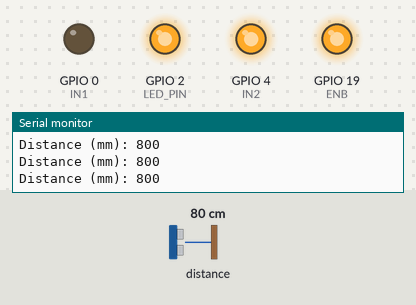
Bench run of a sketch on a simulated ESP32. On the bench: output pins drawn as LEDs (lit = HIGH), the last lines printed to the serial monitor. Inputs (shaded band) come from the test bench; at power-on: distance to the obstacle 80 cm.

Above: at 1.2 s.
1.3 s: distance to the obstacle set to 2 cm
At 2.5 s:
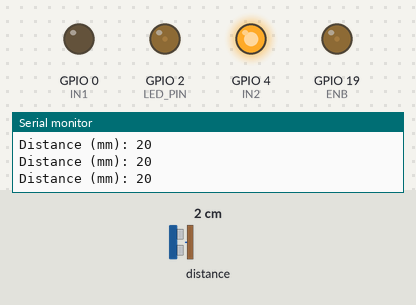
2.8 s: distance to the obstacle set to 9 cm
At 3.7 s:
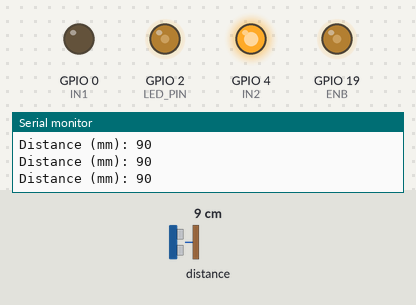
4.3 s: distance to the obstacle set to 18 cm
At 4.9 s:
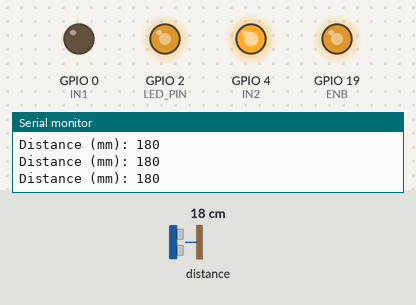
5.9 s: distance to the obstacle set to 35 cm
At 7.3 s:
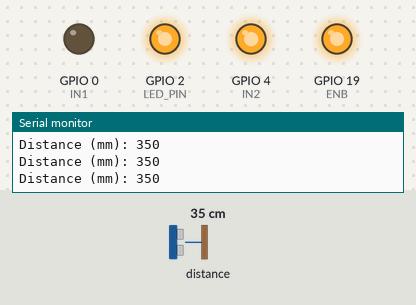
Timing chart, 0 to 8.5 s (numbered marks = the images above; inputs shaded):
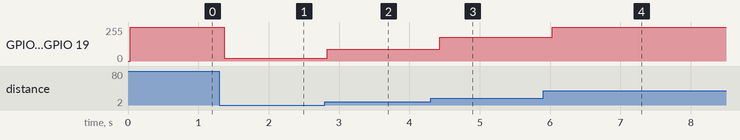

Measured:
- after the input at 1.3 s, GPIO 2 (LED_PIN), GPIO 19 (ENB): 254/255 → 20/255 after 0.07 s
- after the input at 2.8 s, GPIO 2 (LED_PIN), GPIO 19 (ENB): 20/255 → 90/255 at once
- after the input at 4.3 s, GPIO 2 (LED_PIN), GPIO 19 (ENB): 90/255 → 179/255 after 0.13 s
- after the input at 5.9 s, GPIO 2 (LED_PIN), GPIO 19 (ENB): 179/255 → 254/255 after 0.13 s

The sketch:

vl53l0x.ino
```cpp
#include "Adafruit_VL53L0X.h"


#define IN1 0
#define IN2 4
#define IN3 18
#define IN4 5

#define LEDC_CHANNEL_1     1
#define ENB     19


Adafruit_VL53L0X lox = Adafruit_VL53L0X();

void ledcAnalogWrite(uint8_t channel, uint32_t value, uint32_t valueMax = 255) {
  // calculate duty, 8191 from 2 ^ 13 - 1
  uint32_t duty = (8191 / valueMax) * min(value, valueMax);

  // write duty to LEDC
  ledcWrite(channel, duty);
}

// use first channel of 16 channels (started from zero)
#define LEDC_CHANNEL_0     0

// use 13 bit precission for LEDC timer
#define LEDC_TIMER_13_BIT  13

// use 5000 Hz as a LEDC base frequency
#define LEDC_BASE_FREQ     5000

// fade LED PIN (replace with LED_BUILTIN constant for built-in LED)
#define LED_PIN            2


void setup() {
  Serial.begin(115200);

  // wait until serial port opens for native USB devices
  while (! Serial) {
    delay(1);
  }

  Serial.println("Adafruit VL53L0X test");
  if (!lox.begin()) {
    Serial.println(F("Failed to boot VL53L0X"));
    while(1);
  }
  // power
  Serial.println(F("VL53L0X API Simple Ranging example\n\n"));


  ledcSetup(LEDC_CHANNEL_0, LEDC_BASE_FREQ, LEDC_TIMER_13_BIT);
  ledcAttachPin(LED_PIN, LEDC_CHANNEL_0);


ledcSetup(LEDC_CHANNEL_1, LEDC_BASE_FREQ, LEDC_TIMER_13_BIT);
  ledcAttachPin(ENB, LEDC_CHANNEL_1);

  pinMode(IN1,OUTPUT);
  pinMode(IN2,OUTPUT);
  digitalWrite(IN1,LOW);
  digitalWrite(IN2,HIGH);

}

int incomingByte = 0;


void loop() {
  VL53L0X_RangingMeasurementData_t measure;

  //Serial.print("Reading a measurement... ");
  lox.rangingTest(&measure, false); // pass in 'true' to get debug data printout!

  if (measure.RangeStatus != 4) {  // phase failures have incorrect data
    Serial.print("Distance (mm): "); Serial.println(measure.RangeMilliMeter);
  } else {
    Serial.println(" out of range ");
  }

  ledcAnalogWrite(LEDC_CHANNEL_0, measure.RangeMilliMeter);
  ledcAnalogWrite(LEDC_CHANNEL_1, measure.RangeMilliMeter);


  delay(100);
}
```
